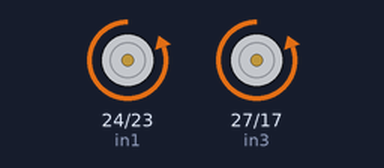
This program was run on a simulated Raspberry Pi (BCM pin numbers). Shown: motor-driver pin pairs drawn as motors (green arrow = first pin HIGH = forward, orange = second pin HIGH = backward, longer = more drive, scaled by the enable pin). At 30.0 s the program stops and its outputs stay as they are.

Above: at 0.1 s.
At 30.1 s:
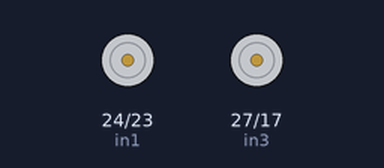
Timing chart, 0 to 31.5 s (numbered marks = the images above):
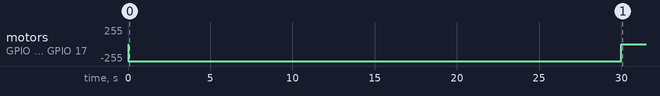

The program:

gpio.py
```python
import time
import RPi.GPIO as GPIO

in1=24
in2=23
enA=25

in3=27
in4=17
enB=22


GPIO.setmode(GPIO.BCM)

GPIO.setup(in1,GPIO.OUT)
GPIO.setup(in2,GPIO.OUT)
GPIO.setup(enA,GPIO.OUT)

GPIO.setup(in3,GPIO.OUT)
GPIO.setup(in4,GPIO.OUT)
GPIO.setup(enB,GPIO.OUT)

GPIO.output(in1,GPIO.LOW)
GPIO.output(in2,GPIO.LOW)

GPIO.output(in3,GPIO.LOW)
GPIO.output(in4,GPIO.LOW)


p=GPIO.PWM(enA,1000)
p.start(100)

q=GPIO.PWM(enB,1000)
q.start(100)


GPIO.output(in1,GPIO.LOW)
GPIO.output(in2,GPIO.HIGH)

GPIO.output(in3,GPIO.LOW)
GPIO.output(in4,GPIO.HIGH)

time.sleep(30)

GPIO.cleanup()
p.stop()
```

Measured:
- by itself, motor on GPIO 24 (in1) / GPIO 23 (in2), motor on GPIO 27 (in3) / GPIO 17 (in4): stopped → backward 255/255 at 0.00 s, → stopped 30.0 s later
